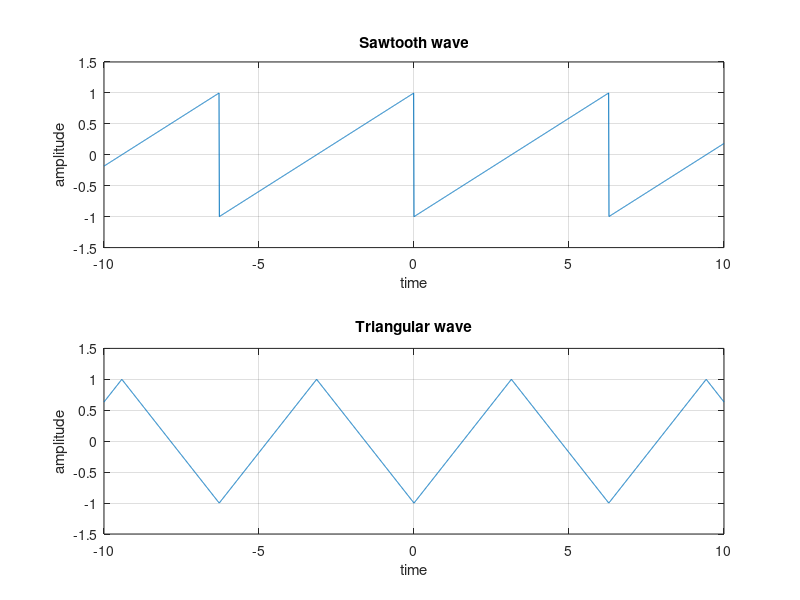

This figure's MATLAB source:
% Generate and Plot Triangular wave
t = -10 : 0.01 : 10;
y = sawtooth(t);
subplot(2,1,1);
plot(t,y);
xlabel('time');
ylabel('amplitude');
axis([-10 10 -1.5 1.5]);
title('Sawtooth wave');
grid on
x = sawtooth(t,0.5);
subplot(2,1,2);
plot(t,x);
xlabel('time');
ylabel('amplitude');
axis([-10 10 -1.5 1.5]);
title('Triangular wave');
grid on